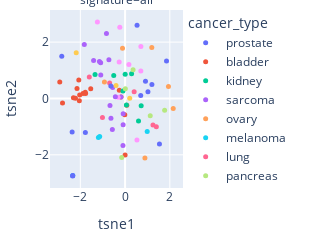
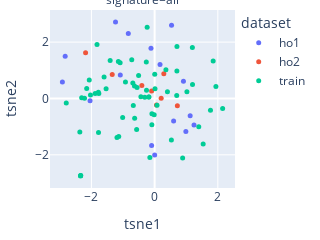

The code cell stored with these charts, in order, in its notebook:
### Code cell
# plot tsne with all molecular features
all_tsne = tsne(df_mol,r= 100)
all_tsne.to_csv('./figures/tsne_original/all_tsne.csv', index = False)
fig = px.scatter(all_tsne, x="tsne1", y="tsne2", color="cancer_type",facet_col='signature',facet_col_wrap=3,
width=320, height=190).update_yaxes(matches=None).update_xaxes(matches=None)
fig.update_traces(marker=dict(size=5),
                  selector=dict(mode='markers'))
fig.update_layout(
    margin=dict(l=10, r=10, t=10, b=10)
)
fig.show()
fig.write_image("./figures/all_tsne_cancer_type.pdf")
fig = px.scatter(all_tsne, x="tsne1", y="tsne2", color="dataset", facet_col='signature',facet_col_wrap=3, 
width=265, height=190).update_yaxes(matches=None).update_xaxes(matches=None)
fig.update_traces(marker=dict(size=5),
                  selector=dict(mode='markers'))
fig.update_layout(
    margin=dict(l=10, r=10, t=10, b=10)
)
fig.show()
fig.write_image("./figures/all_tsne_dataset.pdf")

### Figure 1 — Plotly figure (JSON) as saved in the notebook; plotly's stock layout.template omitted (floating-point values rounded to 4 significant figures)
{"data": [{"hovertemplate": "cancer_type=prostate<br>signature=all<br>tsne1=%{x}<br>tsne2=%{y}<extra></extra>", "legendgroup": "prostate", "marker": {"color": "#636efa", "size": 5, "symbol": "circle"}, "mode": "markers", "name": "prostate", "orientation": "v", "showlegend": true, "type": "scatter", "x": [-2.83, 1.852, 1.536], "xaxis": "x", "y": [1.498, 1.33, -1.616], "yaxis": "y"}, {"hovertemplate": "cancer_type=bladder<br>signature=all<br>tsne1=%{x}<br>tsne2=%{y}<extra></extra>", "legendgroup": "bladder", "marker": {"color": "#EF553B", "size": 5, "symbol": "circle"}, "mode": "markers", "name": "bladder", "orientation": "v", "showlegend": true, "type": "scatter", "x": [0.001484, -0.1832, 0.07522, -0.2569, -0.01395], "xaxis": "x", "y": [-2.008, 0.04913, -0.2375, 0.2929, -0.5762], "yaxis": "y"}, {"hovertemplate": "cancer_type=kidney<br>signature=all<br>tsne1=%{x}<br>tsne2=%{y}<extra></extra>", "legendgroup": "kidney", "marker": {"color": "#00cc96", "size": 5, "symbol": "circle"}, "mode": "markers", "name": "kidney", "orientation": "v", "showlegend": true, "type": "scatter", "x": [0.05924, 0.291, 0.7193, -1.342, -0.0951], "xaxis": "x", "y": [-0.2299, 0.8808, -0.2593, 0.8472, 0.2645], "yaxis": "y"}, {"hovertemplate": "cancer_type=sarcoma<br>signature=all<br>tsne1=%{x}<br>tsne2=%{y}<extra></extra>", "legendgroup": "sarcoma", "marker": {"color": "#ab63fa", "size": 5, "symbol": "circle"}, "mode": "markers", "name": "sarcoma", "orientation": "v", "showlegend": true, "type": "scatter", "x": [-0.5546, -1.086, -0.5692, -0.1828, -0.8323, -1.407, -1.091, -1.823, -0.7237, -0.08736, -1.147, -0.632], "xaxis": "x", "y": [0.3854, 0.83, -1.103, 0.05472, 2.307, 1.348, 1.267, 1.917, 1.376, -0.9332, 1.309, -0.6981], "yaxis": "y"}, {"hovertemplate": "cancer_type=ovary<br>signature=all<br>tsne1=%{x}<br>tsne2=%{y}<extra></extra>", "legendgroup": "ovary", "marker": {"color": "#FFA15A", "size": 5, "symbol": "circle"}, "mode": "markers", "name": "ovary", "orientation": "v", "showlegend": true, "type": "scatter", "x": [-0.9228, 2.152, 1.194, 1.939, 0.8864, -0.1154], "xaxis": "x", "y": [0.5819, -0.3554, 1.811, 0.4269, -2.113, 1.781], "yaxis": "y"}, {"hovertemplate": "cancer_type=melanoma<br>signature=all<br>tsne1=%{x}<br>tsne2=%{y}<extra></extra>", "legendgroup": "melanoma", "marker": {"color": "#19d3f3", "size": 5, "symbol": "circle"}, "mode": "markers", "name": "melanoma", "orientation": "v", "showlegend": true, "type": "scatter", "x": [0.9886, -2.34, -1.192, -1.135], "xaxis": "x", "y": [-1.168, -2.737, -1.39, -1.347], "yaxis": "y"}, {"hovertemplate": "cancer_type=lung<br>signature=all<br>tsne1=%{x}<br>tsne2=%{y}<extra></extra>", "legendgroup": "lung", "marker": {"color": "#FF6692", "size": 5, "symbol": "circle"}, "mode": "markers", "name": "lung", "orientation": "v", "showlegend": true, "type": "scatter", "x": [1.397, 1.246, 0.4051, -1.012, -0.6896, -1.6], "xaxis": "x", "y": [-1.007, -0.9402, 0.235, -0.6736, 0.5495, 0.7607], "yaxis": "y"}, {"hovertemplate": "cancer_type=pancreas<br>signature=all<br>tsne1=%{x}<br>tsne2=%{y}<extra></extra>", "legendgroup": "pancreas", "marker": {"color": "#B6E880", "size": 5, "symbol": "circle"}, "mode": "markers", "name": "pancreas", "orientation": "v", "showlegend": true, "type": "scatter", "x": [0.3574, 0.01201, -0.1502, 1.768, 1.124], "xaxis": "x", "y": [1.019, 0.342, -2.095, -0.4227, -0.617], "yaxis": "y"}, {"hovertemplate": "cancer_type=breast<br>signature=all<br>tsne1=%{x}<br>tsne2=%{y}<extra></extra>", "legendgroup": "breast", "marker": {"color": "#FF97FF", "size": 5, "symbol": "circle"}, "mode": "markers", "name": "breast", "orientation": "v", "showlegend": true, "type": "scatter", "x": [0.1711, -0.311, 0.7043, -1.237, 0.5302, -0.2365, -0.2637, 0.7062], "xaxis": "x", "y": [1.205, 0.04323, 0.9787, 2.713, -1.476, 2.532, 1.297, 1.844], "yaxis": "y"}, {"hovertemplate": "cancer_type=cervix<br>signature=all<br>tsne1=%{x}<br>tsne2=%{y}<extra></extra>", "legendgroup": "cervix", "marker": {"color": "#FECB52", "size": 5, "symbol": "circle"}, "mode": "markers", "name": "cervix", "orientation": "v", "showlegend": true, "type": "scatter", "x": [-2.184, 0.2073, -0.404], "xaxis": "x", "y": [1.621, 0.006591, 0.458], "yaxis": "y"}, {"hovertemplate": "cancer_type=colon<br>signature=all<br>tsne1=%{x}<br>tsne2=%{y}<extra></extra>", "legendgroup": "colon", "marker": {"color": "#636efa", "size": 5, "symbol": "circle"}, "mode": "markers", "name": "colon", "orientation": "v", "showlegend": true, "type": "scatter", "x": [0.6995, 1.199, 0.9118, -2.344, 0.5354, -2.339, 1.021, -1.775, -2.366, -0.637], "xaxis": "x", "y": [0.1009, 0.4921, 0.6079, -2.751, 2.597, -2.735, 0.2375, -1.205, -1.194, 0.4436], "yaxis": "y"}, {"hovertemplate": "cancer_type=hematological<br>signature=all<br>tsne1=%{x}<br>tsne2=%{y}<extra></extra>", "legendgroup": "hematological", "marker": {"color": "#EF553B", "size": 5, "symbol": "circle"}, "mode": "markers", "name": "hematological", "orientation": "v", "showlegend": true, "type": "scatter", "x": [-2.043, -2.149, -2.919, -1.78, -1.765, -2.309, -1.535, -1.882, -2.03, -2.218, -2.068, -2.796], "xaxis": "x", "y": [-0.08106, 0.35, 0.5868, 0.2228, 0.1723, 0.02425, 0.3412, 0.1788, 0.1198, 0.01134, 0.6578, -0.1589], "yaxis": "y"}, {"hovertemplate": "cancer_type=liver<br>signature=all<br>tsne1=%{x}<br>tsne2=%{y}<extra></extra>", "legendgroup": "liver", "marker": {"color": "#00cc96", "size": 5, "symbol": "circle"}, "mode": "markers", "name": "liver", "orientation": "v", "showlegend": true, "type": "scatter", "x": [-0.5068, 0.003801, 0.6004], "xaxis": "x", "y": [0.8165, 0.857, -0.8042], "yaxis": "y"}, {"hovertemplate": "cancer_type=brain<br>signature=all<br>tsne1=%{x}<br>tsne2=%{y}<extra></extra>", "legendgroup": "brain", "marker": {"color": "#ab63fa", "size": 5, "symbol": "circle"}, "mode": "markers", "name": "brain", "orientation": "v", "showlegend": true, "type": "scatter", "x": [-0.4345, -0.6746, -0.09491, -0.085], "xaxis": "x", "y": [0.05958, -0.2507, -1.667, -0.5435], "yaxis": "y"}], "layout": {"annotations": [{"font": {}, "showarrow": false, "text": "signature=all", "x": 0.5, "xanchor": "center", "xref": "paper", "y": 1, "yanchor": "bottom", "yref": "paper"}], "height": 190, "legend": {"title": {"text": "cancer_type"}, "tracegroupgap": 0}, "margin": {"b": 10, "l": 10, "r": 10, "t": 10}, "width": 320, "xaxis": {"anchor": "y", "domain": [0, 1], "title": {"text": "tsne1"}}, "yaxis": {"anchor": "x", "domain": [0, 1], "title": {"text": "tsne2"}}}}

### Figure 2 — Plotly figure (JSON) as saved in the notebook; plotly's stock layout.template omitted (floating-point values rounded to 4 significant figures)
{"data": [{"hovertemplate": "dataset=ho1<br>signature=all<br>tsne1=%{x}<br>tsne2=%{y}<extra></extra>", "legendgroup": "ho1", "marker": {"color": "#636efa", "size": 5, "symbol": "circle"}, "mode": "markers", "name": "ho1", "orientation": "v", "showlegend": true, "type": "scatter", "x": [-2.83, 0.001484, 0.9886, -1.086, 0.1711, 1.246, 0.9118, -2.043, 0.5354, -2.919, -1.237, -0.8323, 1.124, 0.6004, -0.1154, -0.09491], "xaxis": "x", "y": [1.498, -2.008, -1.168, 0.83, 1.205, -0.9402, 0.6079, -0.08106, 2.597, 0.5868, 2.713, 2.307, -0.617, -0.8042, 1.781, -1.667], "yaxis": "y"}, {"hovertemplate": "dataset=ho2<br>signature=all<br>tsne1=%{x}<br>tsne2=%{y}<extra></extra>", "legendgroup": "ho2", "marker": {"color": "#EF553B", "size": 5, "symbol": "circle"}, "mode": "markers", "name": "ho2", "orientation": "v", "showlegend": true, "type": "scatter", "x": [0.05924, 0.291, -2.184, 0.7193, 0.2073, -1.342, -0.404, -0.0951], "xaxis": "x", "y": [-0.2299, 0.8808, 1.621, -0.2593, 0.006591, 0.8472, 0.458, 0.2645], "yaxis": "y"}, {"hovertemplate": "dataset=train<br>signature=all<br>tsne1=%{x}<br>tsne2=%{y}<extra></extra>", "legendgroup": "train", "marker": {"color": "#00cc96", "size": 5, "symbol": "circle"}, "mode": "markers", "name": "train", "orientation": "v", "showlegend": true, "type": "scatter", "x": [-0.5546, -0.9228, 1.397, 0.3574, 0.01201, 0.6995, 1.199, -2.344, 1.852, 2.152, -0.1832, -2.339, -0.5068, -2.149, -0.311, -0.5692, -0.1828, 1.021, 1.194, 0.07522, 0.7043, -1.78, -1.765, -1.775, 0.5302, -2.34, -0.2365, -0.2637, -1.407, -0.1502, -2.309, -2.366, -1.535, 0.4051, -1.012, -0.6896, -1.6, 1.939, 0.8864, 1.768, 1.536, 0.003801, -1.882, -1.091, -1.823, -0.7237, -0.4345, -0.6746, 0.7062, -0.08736, -1.192, -1.135, -2.03, -2.218, -0.637, -0.2569, -1.147, -2.068, -0.632, -0.085, -0.01395, -2.796], "xaxis": "x", "y": [0.3854, 0.5819, -1.007, 1.019, 0.342, 0.1009, 0.4921, -2.751, 1.33, -0.3554, 0.04913, -2.735, 0.8165, 0.35, 0.04323, -1.103, 0.05472, 0.2375, 1.811, -0.2375, 0.9787, 0.2228, 0.1723, -1.205, -1.476, -2.737, 2.532, 1.297, 1.348, -2.095, 0.02425, -1.194, 0.3412, 0.235, -0.6736, 0.5495, 0.7607, 0.4269, -2.113, -0.4227, -1.616, 0.857, 0.1788, 1.267, 1.917, 1.376, 0.05958, -0.2507, 1.844, -0.9332, -1.39, -1.347, 0.1198, 0.01134, 0.4436, 0.2929, 1.309, 0.6578, -0.6981, -0.5435, -0.5762, -0.1589], "yaxis": "y"}], "layout": {"annotations": [{"font": {}, "showarrow": false, "text": "signature=all", "x": 0.5, "xanchor": "center", "xref": "paper", "y": 1, "yanchor": "bottom", "yref": "paper"}], "height": 190, "legend": {"title": {"text": "dataset"}, "tracegroupgap": 0}, "margin": {"b": 10, "l": 10, "r": 10, "t": 10}, "width": 265, "xaxis": {"anchor": "y", "domain": [0, 1], "title": {"text": "tsne1"}}, "yaxis": {"anchor": "x", "domain": [0, 1], "title": {"text": "tsne2"}}}}
